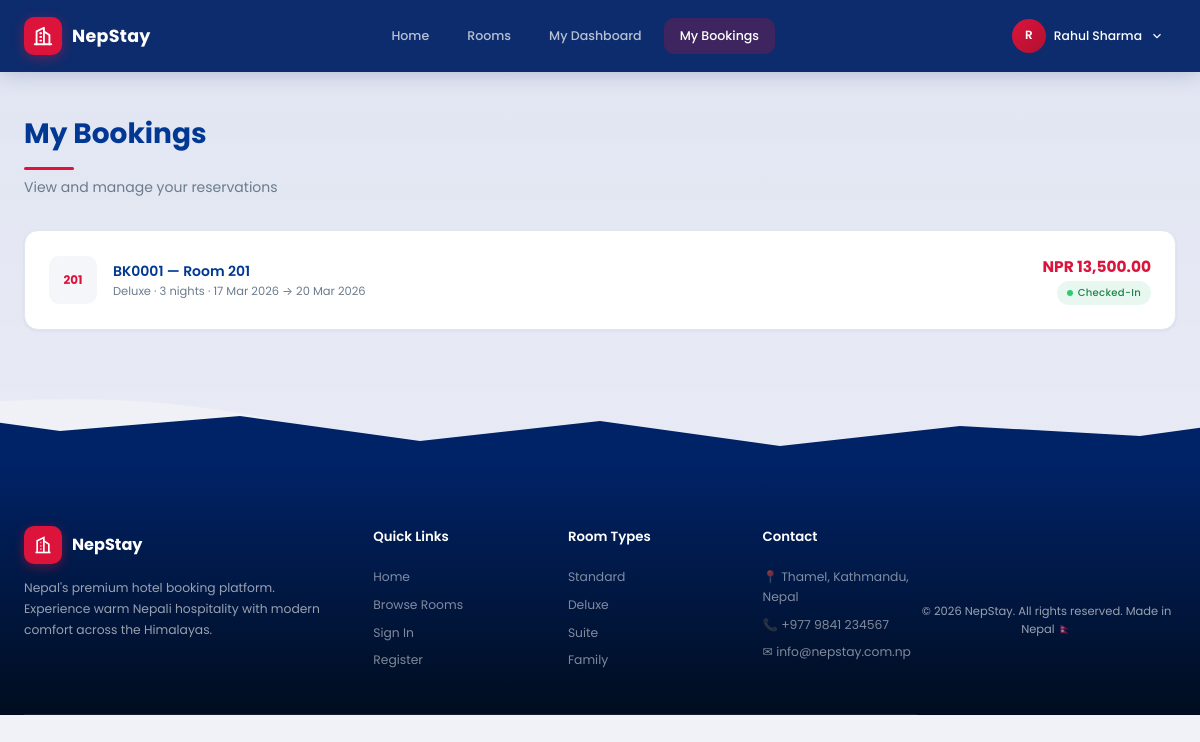
The app's page /customer/bookings.php (signed in) with its own data.
### tables this page shows
CREATE TABLE customers (
    id INT AUTO_INCREMENT PRIMARY KEY,
    name VARCHAR(100) NOT NULL,
    email VARCHAR(255) DEFAULT NULL,
    phone VARCHAR(20) NOT NULL,
    address TEXT,
    id_proof ENUM('Passport','Driving License','National ID','Aadhar','Other') DEFAULT 'National ID',
    id_number VARCHAR(50) DEFAULT NULL,
    created_at TIMESTAMP DEFAULT CURRENT_TIMESTAMP,
    updated_at TIMESTAMP DEFAULT CURRENT_TIMESTAMP ON UPDATE CURRENT_TIMESTAMP
);

CREATE TABLE bookings (
    id INT AUTO_INCREMENT PRIMARY KEY,
    customer_id INT NOT NULL,
    room_id INT NOT NULL,
    check_in DATE NOT NULL,
    check_out DATE NOT NULL,
    guests INT DEFAULT 1,
    total_amount DECIMAL(10,2) DEFAULT 0.00,
    status ENUM('Confirmed','Checked-In','Checked-Out','Cancelled') DEFAULT 'Confirmed',
    notes TEXT,
    checked_in_at DATETIME DEFAULT NULL,
    checked_out_at DATETIME DEFAULT NULL,
    created_at TIMESTAMP DEFAULT CURRENT_TIMESTAMP,
    updated_at TIMESTAMP DEFAULT CURRENT_TIMESTAMP ON UPDATE CURRENT_TIMESTAMP,
    FOREIGN KEY (customer_id) REFERENCES customers(id) ON DELETE CASCADE,
    FOREIGN KEY (room_id) REFERENCES rooms(id) ON DELETE CASCADE
);

CREATE TABLE rooms (
    id INT AUTO_INCREMENT PRIMARY KEY,
    room_number VARCHAR(10) UNIQUE NOT NULL,
    type ENUM('Standard','Deluxe','Suite','Family') NOT NULL DEFAULT 'Standard',
    floor INT DEFAULT 1,
    price DECIMAL(10,2) NOT NULL,
    max_guests INT DEFAULT 2,
    description TEXT,
    amenities VARCHAR(500) DEFAULT NULL,
    status ENUM('Available','Occupied','Maintenance','Reserved') DEFAULT 'Available',
    image VARCHAR(255) DEFAULT NULL,
    created_at TIMESTAMP DEFAULT CURRENT_TIMESTAMP,
    updated_at TIMESTAMP DEFAULT CURRENT_TIMESTAMP ON UPDATE CURRENT_TIMESTAMP
);

### includes/auth.php (called while the page is built, shortened)
<?php
require_once __DIR__ . '/db.php';
function current_customer() {
    return db_fetch("SELECT * FROM customers WHERE id = ?", 'i', [$_SESSION['customer_id']]);
}
function is_customer_logged_in() {
    return isset($_SESSION['customer_id']);
}

### includes/db.php (called while the page is built, shortened)
<?php
$conn = new mysqli(DB_HOST, DB_USER, DB_PASS, DB_NAME);
$conn->set_charset('utf8mb4');
function db_query($sql, $types = '', $params = []) {
    global $conn;
    $stmt = $conn->prepare($sql);
    $stmt->bind_param($types, ...$params);
    $stmt->execute();
    $result = $stmt->get_result();
    return $result;
}
function db_fetch($sql, $types = '', $params = []) {
    $result = db_query($sql, $types, $params);
    if ($result instanceof mysqli_result) {
        return $result->fetch_assoc();
    }
    return null;
}
function db_fetch_all($sql, $types = '', $params = []) {
    $result = db_query($sql, $types, $params);
    if ($result instanceof mysqli_result) {
        return $result->fetch_all(MYSQLI_ASSOC);
    }
    return [];
}

### includes/functions.php (called while the page is built, shortened)
<?php
function format_currency($amount) {
    return 'NPR ' . number_format((float)$amount, 2);
}
function format_date($date, $format = 'd M Y') {
    return date($format, strtotime($date));
}
function badge_class($status) {
    $map = [
        'Available'   => 'badge-success',
        'Occupied'    => 'badge-danger',
        'Maintenance' => 'badge-warning',
        'Reserved'    => 'badge-info',
        'Confirmed'   => 'badge-info',
        'Checked-In'  => 'badge-success',
        'Checked-Out' => 'badge-muted',
        'Cancelled'   => 'badge-danger',
        'Paid'        => 'badge-success',
        'Pending'     => 'badge-warning',
        'Refunded'    => 'badge-danger',
    ];
    return $map[$status] ?? 'badge-muted';
}
function e($str) {
    return htmlspecialchars($str ?? '', ENT_QUOTES, 'UTF-8');
}
function calc_nights($check_in, $check_out) {
    $d1 = new DateTime($check_in);
    $d2 = new DateTime($check_out);
    return max(1, $d2->diff($d1)->days);
}
function booking_id($id) {
    return 'BK' . str_pad($id, 4, '0', STR_PAD_LEFT);
}

### customer/bookings.php (the view, shortened to what this page needs)
<?php
require_once '../includes/customer_header.php';
$customer = current_customer();
$bookings = db_fetch_all("
    SELECT b.*, r.room_number, r.type AS room_type, r.price,
    (SELECT p.status FROM payments p WHERE p.booking_id = b.id LIMIT 1) AS payment_status
    FROM bookings b
    JOIN rooms r ON b.room_id = r.id
    WHERE b.customer_id = ?
    ORDER BY b.created_at DESC
", 'i', [$customer['id']]);
?>
<div class="c-page">
    <div class="c-page-header">
        <h1>My Bookings</h1>
        <p>View and manage your reservations</p>
    </div>
    <?php if (empty($bookings)): ?>
    <div class="card" style="padding:60px 24px;text-align:center;">
        <div class="empty-state">
            <svg width="48" height="48" viewBox="0 0 24 24" fill="none" stroke="currentColor" stroke-width="1.5"><rect x="3" y="4" width="18" height="18" rx="2"/><path d="M16 2v4"/><path d="M8 2v4"/><path d="M3 10h18"/></svg>
            <h3>No bookings yet</h3>
            <p>Browse our rooms and book your perfect stay!</p>
            <a href="rooms.php" class="c-btn c-btn-accent" style="display:inline-flex;margin-top:16px;">Browse Rooms</a>
        </div>
    </div>
    <?php else: ?>
    <?php foreach ($bookings as $b):
        $nights = calc_nights($b['check_in'], $b['check_out']);
    ?>
    <div class="card" style="margin-bottom:16px;">
        <div class="card-body" style="display:flex;align-items:center;justify-content:space-between;flex-wrap:wrap;gap:16px;">
            <div style="display:flex;align-items:center;gap:16px;">
                <div style="width:48px;height:48px;border-radius:var(--radius);display:flex;align-items:center;justify-content:center;background:var(--surface);color:var(--accent);font-weight:700;font-size:0.85rem;">
                    <?php echo e($b['room_number']); ?>
                </div>
                <div>
                    <div style="font-weight:600;color:var(--primary);"><?php echo booking_id($b['id']); ?> — Room <?php echo e($b['room_number']); ?></div>
                    <div style="font-size:0.82rem;color:var(--text-muted);">
                        <?php echo e($b['room_type']); ?> · <?php echo $nights; ?> night<?php echo $nights > 1 ? 's' : ''; ?>
                        · <?php echo format_date($b['check_in']); ?> → <?php echo format_date($b['check_out']); ?>
                    </div>
                </div>
            </div>
            <div style="display:flex;align-items:center;gap:16px;flex-wrap:wrap;">
                <div style="text-align:right;">
                    <div style="font-weight:700;color:var(--accent);font-size:1.1rem;"><?php echo format_currency($b['total_amount']); ?></div>
                    <span class="badge <?php echo badge_class($b['status']); ?>"><span class="badge-dot"></span> <?php echo e($b['status']); ?></span>
                </div>
            </div>
        </div>
    </div>
    <?php endforeach; ?>
    <?php endif; ?>
</div>
<?php require_once '../includes/customer_footer.php'; ?>

### includes/customer_header.php (shortened to what this page needs)
<?php
require_once __DIR__ . '/db.php';
require_once __DIR__ . '/auth.php';
require_once __DIR__ . '/functions.php';
$isLoggedIn = is_customer_logged_in();
$customer = $isLoggedIn ? current_customer() : null;
$currentPage = basename($_SERVER['PHP_SELF']);
?>
<!DOCTYPE html>
<html lang="en">
<head>
    <link rel="stylesheet" href="/Hotel_Reservation_System/assets/css/style.css">
    <link rel="stylesheet" href="/Hotel_Reservation_System/assets/css/customer.css">
</head>
<body class="customer-body">
<nav class="c-navbar" id="cNavbar">
    <div class="c-container">
        <a href="/Hotel_Reservation_System/index.php" class="c-navbar-brand">
            <div class="c-brand-icon">
                <svg width="22" height="22" viewBox="0 0 24 24" fill="none" stroke="currentColor" stroke-width="2" stroke-linecap="round" stroke-linejoin="round">
                    <path d="M3 21h18"/><path d="M5 21V7l8-4v18"/><path d="M19 21V11l-6-4"/>
                    <path d="M9 9h1"/><path d="M9 13h1"/><path d="M9 17h1"/>
                </svg>
            </div>
            <span>NepStay</span>
        </a>
        <div class="c-nav-links" id="cNavLinks">
            <a href="/Hotel_Reservation_System/index.php" class="c-nav-link <?php echo $currentPage === 'index.php' ? 'active' : ''; ?>">Home</a>
            <a href="/Hotel_Reservation_System/customer/rooms.php" class="c-nav-link <?php echo $currentPage === 'rooms.php' ? 'active' : ''; ?>">Rooms</a>
            <?php if ($isLoggedIn): ?>
            <a href="/Hotel_Reservation_System/customer/dashboard.php" class="c-nav-link <?php echo $currentPage === 'dashboard.php' ? 'active' : ''; ?>">My Dashboard</a>
            <a href="/Hotel_Reservation_System/customer/bookings.php" class="c-nav-link <?php echo $currentPage === 'bookings.php' ? 'active' : ''; ?>">My Bookings</a>
            <?php endif; ?>
        </div>
        <div class="c-nav-actions">
            <?php if ($isLoggedIn): ?>
            <div class="c-user-menu" id="cUserMenu">
                <div class="c-user-avatar"><?php echo strtoupper(substr($customer['name'] ?? 'U', 0, 1)); ?></div>
                <span class="c-user-name"><?php echo e($customer['name'] ?? 'Guest'); ?></span>
                <svg width="14" height="14" viewBox="0 0 24 24" fill="none" stroke="currentColor" stroke-width="2"><polyline points="6 9 12 15 18 9"/></svg>
            </div>
            <?php else: ?>
            <a href="/Hotel_Reservation_System/login.php" class="c-btn c-btn-outline-light">Sign In</a>
            <a href="/Hotel_Reservation_System/register.php" class="c-btn c-btn-accent">Register</a>
            <?php endif; ?>
        </div>
    </div>
</nav>

### assets/css/style.css (style rules this page uses)
:root { --primary: #003893; --primary-light: #1A52A8; --primary-dark: #002266; --accent: #DC143C; --accent-light: #FF3355; --accent-dark: #B01030; --gold: #D4A843; --gold-bg: #FDF6E3; --success: #2ECC71; --success-bg: #E8F8F0; --warning: #F1C40F; --warning-bg: #FEF9E7; --danger: #E74C3C; --danger-bg: #FDEDEC; --info: #3498DB; --info-bg: #EBF5FB; --surface: #F5F6FA; --card: #FFFFFF; --border: #E1E5EE; --border-light: #F0F1F5; --text: #1A1A2E; --text-muted: #6B7B8D; --text-light: #A4B0BE; --sidebar-width: 260px; --sidebar-collapsed: 0px; --topbar-height: 64px; --sp-xs: 4px; --sp-sm: 8px; --sp-md: 16px; --sp-lg: 24px; --sp-xl: 32px; --sp-2xl: 48px; --radius-sm: 6px; --radius: 10px; --radius-lg: 14px; --radius-xl: 20px; --radius-full: 50%; --shadow-sm: 0 1px 3px rgba(0,56,147,0.08); --shadow: 0 2px 12px rgba(0,56,147,0.1); --shadow-lg: 0 8px 30px rgba(0,56,147,0.14); --shadow-xl: 0 20px 50px rgba(0,56,147,0.18); --transition: all 0.25s cubic-bezier(0.4, 0, 0.2, 1); --transition-fast: all 0.15s ease; }
*, *::before, *::after { margin: 0; padding: 0; box-sizing: border-box; }
html { font-size: 14px; scroll-behavior: smooth; }
body { font-family: 'Poppins', -apple-system, BlinkMacSystemFont, sans-serif; background: var(--surface); color: var(--text); line-height: 1.6; min-height: 100vh; -webkit-font-smoothing: antialiased; }
a { color: var(--accent); text-decoration: none; transition: var(--transition-fast); }
.card { background: var(--card); border-radius: var(--radius-lg); border: 1px solid var(--border); box-shadow: var(--shadow-sm); overflow: hidden; transition: var(--transition); }
.card-body { padding: var(--sp-lg); }
.badge { display: inline-flex; align-items: center; gap: 5px; padding: 4px 10px; border-radius: 20px; font-size: 0.72rem; font-weight: 500; letter-spacing: 0.3px; white-space: nowrap; }
.badge-dot { width: 6px; height: 6px; border-radius: 50%; display: inline-block; }
.badge-success { background: var(--success-bg); color: #1E8449; }
.badge-success .badge-dot { background: var(--success); }

### assets/css/customer.css (style rules this page uses)
.customer-body { background: #F0F2F8; position: relative; }
.customer-body::before { content: ''; position: fixed; top: 0; left: 0; right: 0; height: 100vh; z-index: -1; pointer-events: none; }
.c-navbar { position: fixed; top: 0; left: 0; right: 0; height: 72px; background: rgba(0,34,102,0.95); backdrop-filter: blur(16px); display: flex; align-items: center; z-index: 1000; transition: var(--transition); box-shadow: 0 2px 20px rgba(0,34,102,0.2); }
.c-container { width: 100%; max-width: 1200px; margin: 0 auto; padding: 0 24px; display: flex; align-items: center; justify-content: space-between; }
.c-navbar-brand { display: flex; align-items: center; gap: 10px; color: #fff; font-size: 1.25rem; font-weight: 700; text-decoration: none; letter-spacing: 0.3px; }
.c-brand-icon { width: 38px; height: 38px; background: var(--accent); border-radius: var(--radius); display: flex; align-items: center; justify-content: center; color: #fff; box-shadow: 0 3px 12px rgba(220,20,60,0.4); }
.c-nav-links { display: flex; align-items: center; gap: 6px; }
.c-nav-link { padding: 8px 16px; color: rgba(255,255,255,0.7); font-size: 0.9rem; font-weight: 500; text-decoration: none; border-radius: var(--radius); transition: var(--transition-fast); }
.c-nav-link.active { color: #fff; background: rgba(220,20,60,0.25); }
.c-nav-actions { display: flex; align-items: center; gap: 10px; }
.c-user-menu { display: flex; align-items: center; gap: 8px; padding: 6px 12px; border-radius: var(--radius); cursor: pointer; position: relative; color: #fff; }
.c-user-avatar { width: 34px; height: 34px; background: linear-gradient(135deg, var(--accent), var(--accent-dark)); border-radius: 50%; display: flex; align-items: center; justify-content: center; font-weight: 600; font-size: 0.85rem; }
.c-user-name { font-size: 0.88rem; font-weight: 500; }
.c-page { margin-top: 72px; padding: 40px 24px; max-width: 1200px; margin-left: auto; margin-right: auto; }
.c-page-header { margin-bottom: 32px; position: relative; }
.c-page-header h1 { font-size: 2rem; font-weight: 700; color: var(--primary); margin-bottom: 6px; }
.c-page-header h1::after { content: ''; display: block; width: 50px; height: 3px; background: var(--accent); border-radius: 10px; margin-top: 10px; }
.c-page-header p { font-size: 1rem; color: var(--text-muted); }

### records on screen
customers: name "R", name "Rahul Sharma"
bookings: room.room_number "201", id "BK0001", room.type "Deluxe", nights "3", check_in "17 Mar 2026", check_out "20 Mar 2026", total_amount "NPR 13,500.00", status "Checked-In"
